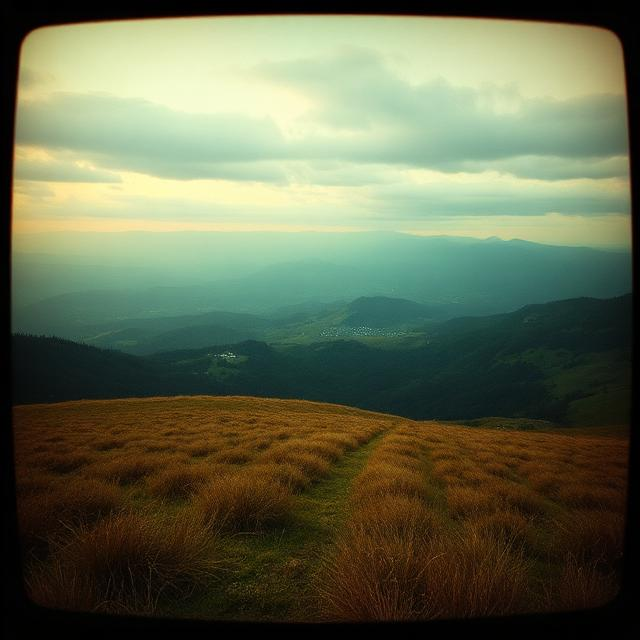
#> input picture MINDWARE APP/image.png, 640 x 640 px, found by its file name
$ python test3.py
#> lines starting #> are read from the running program, lines starting #| are printed output that depends on the picture; after the words box and inside, x2 and y2 are one past the last pixel; in counts of white or black regions, pixels touching at a corner belong together
import cv2
import numpy as np
# 1. Load image and find contours
image = cv2.imread('image.png')
#> image is the input picture: shape (640, 640, 3); mean B, G, R 79.1, 105.6, 98.9
gray = cv2.cvtColor(image, cv2.COLOR_BGR2GRAY)
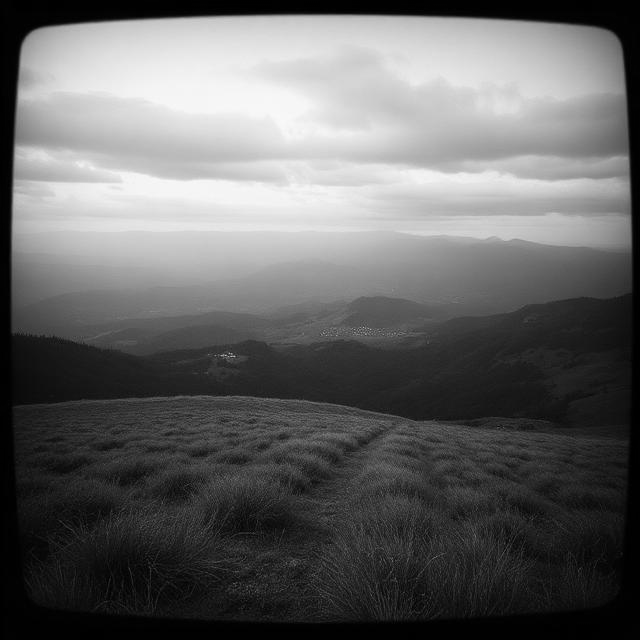
#> gray: shape (640, 640); min 0, max 249, mean 100.6
_, thresh = cv2.threshold(gray, 127, 255, cv2.THRESH_BINARY)
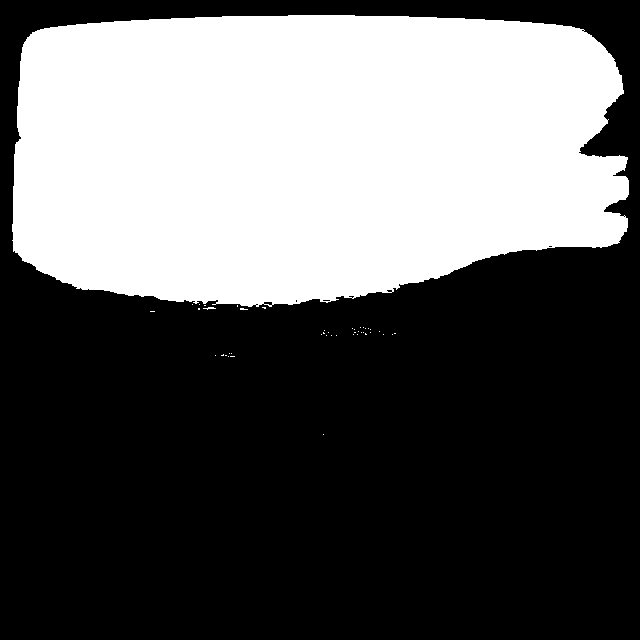
#> thresh: shape (640, 640); 38.2% white; 44 white regions (42 under 20 px)
contours, _ = cv2.findContours(thresh, cv2.RETR_EXTERNAL, cv2.CHAIN_APPROX_SIMPLE)
#> contours = 44 contours, 43 with area under 20; largest, box (x1, y1, x2, y2) and area: (12, 15, 629, 307) 155326

# 2. Loop through contours to get coordinates
for contour in contours:
    x, y, w, h = cv2.boundingRect(contour)
    print(f"Top-Left: ({x}, {y}), Bottom-Right: ({x + w}, {y + h})")
#> this loop made 44 passes
#> (x, y, w, h) on passes 1, 3, 5, 7, 8, 9, 10, 11, 12, 13, 14, 15: (323, 434, 1, 1), (228, 356, 1, 1), (215, 355, 1, 1), (231, 353, 1, 1), (229, 353, 1, 1), (336, 335, 1, 1), (331, 335, 1, 1), (326, 335, 1, 1), (392, 334, 1, 1), (383, 334, 1, 1), (357, 334, 1, 1), (353, 334, 1, 1)
#> (contour, x, y, w, h) on passes 2, 4, 6, 17, 18, 22: ([[230, 356], [234, 356]], 230, 356, 5, 1), ([[225, 355], [226, 355]], 225, 355, 2, 1), ([[223, 354], [222, 355], [221, 355], [223, 355]], 221, 354, 3, 2), ([[394, 333], [395, 333]], 394, 333, 2, 1), ([[365, 333], [365, 334], [366, 334]], 365, 333, 2, 2), ([[354, 332], [355, 332]], 354, 332, 2, 1)
#| Top-Left: (323, 434), Bottom-Right: (324, 435)
#| Top-Left: (230, 356), Bottom-Right: (235, 357)
#| Top-Left: (228, 356), Bottom-Right: (229, 357)
#| Top-Left: (225, 355), Bottom-Right: (227, 356)
#| Top-Left: (215, 355), Bottom-Right: (216, 356)
#| Top-Left: (221, 354), Bottom-Right: (224, 356)
#| Top-Left: (231, 353), Bottom-Right: (232, 354)
#| Top-Left: (229, 353), Bottom-Right: (230, 354)
#> (further printed lines are left out)

for contour in contours:
    M = cv2.moments(contour)
    if M["m00"] != 0:
        cX = int(M["m10"] / M["m00"])
        cY = int(M["m01"] / M["m00"])
        print(f"Center: ({cX}, {cY})")
#> this loop made 44 passes
#> (contour, cX, cY) on passes 6, 18, 24, 37: ([[223, 354], [222, 355], [221, 355], [223, 355]], 222, 354), ([[365, 333], [365, 334], [366, 334]], 365, 333), ([[323, 332], [323, 333], [324, 333]], 323, 332), ([[198, 308], [198, 309], [199, 309], [199, 308]], 198, 308)
#> (cX, cY) on passes 36, 38, 39, 44: (241, 308), (264, 307), (210, 307), (306, 152)
#| Center: (222, 354)
#| Center: (365, 333)
#| Center: (323, 332)
#| Center: (241, 308)
#| Center: (198, 308)
#| Center: (264, 307)
#| Center: (210, 307)
#| Center: (306, 152)

rect = cv2.minAreaRect(contour)
#> rect = ((320, 160.5), (291, 616), -90)
box = cv2.boxPoints(rect)
#> box = [[628, 306], [12, 306], [12, 15], [628, 15]]
box = np.int32(box)  # Preferred for OpenCV compatibility
cv2.drawContours(image, [box], 0, (0, 0, 255), 2)
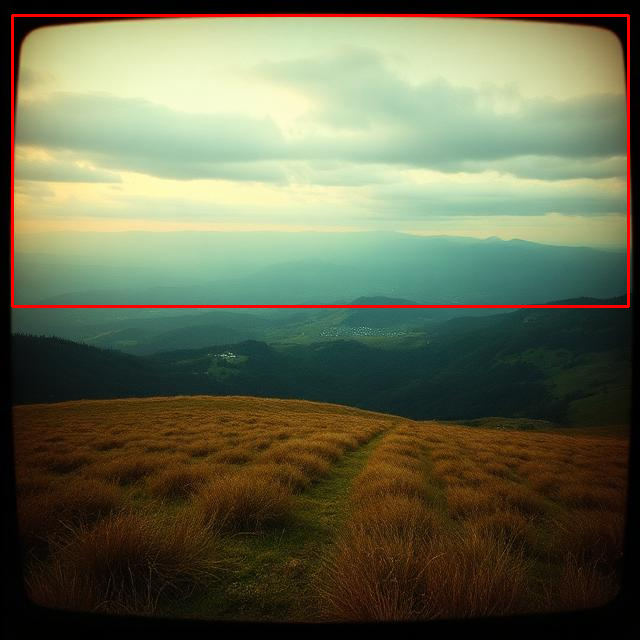
#> image: shape (640, 640, 3); 1.33% of pixels changed, all inside (x1, y1, x2, y2) = (11, 14, 630, 308)
print(f"Corners: {box}")
#| Corners: [[628 306]
#|  [ 12 306]
#|  [ 12  15]
#|  [628  15]]
cv2.imshow('Output', image)
cv2.imwrite('output.png', image)
